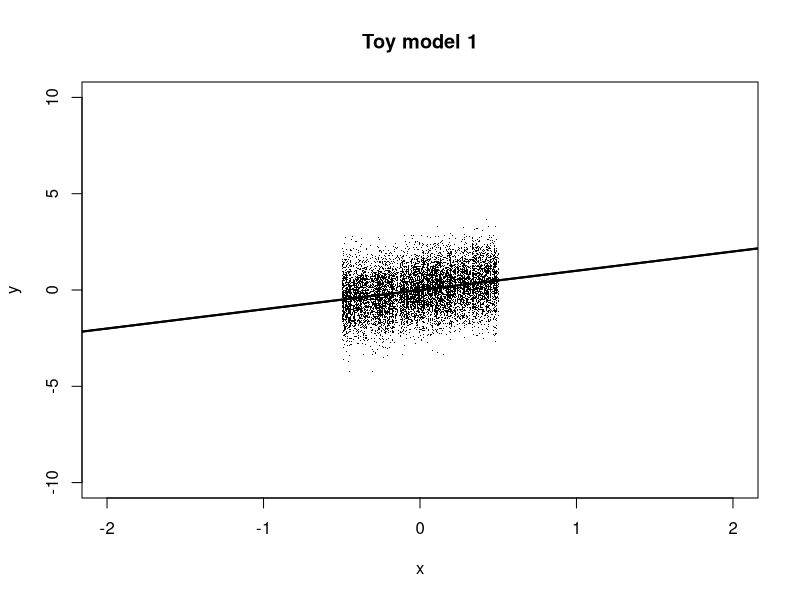

Source code (R): (Note: a time limit stopped this script after it produced the figure.)
############
## Theory for mispecified
############


bt <- 1
ffun <- function(v) {
  bt * v
}
xs <- runif(1e6) - .5
ys <- ffun(xs)
sigma2_x <- 1
sigma2_eps <- 1
library(class)

pdf("paper/toy3c_plot.pdf")
xgrid <- seq(-3, 3, .01)
xs <- rep(runif(1000) - .5, each = 10)
ys <- ffun(xs) + rnorm(length(xs))
plot(xs, ys, xlab = "x", ylab = "y", pch = ".", cex = 1, xlim = c(-2, 2), ylim = c(-10, 10))
lines(xgrid, ffun(xgrid), lwd = 2)
title("Toy model 1")
abline(0, bt, lwd = 2)
dev.off()

## empirical misclassification rate
simulate <- function(al, k_cl, n_trials, seed = 0) {
  set.seed(seed)
  mrs <- numeric(n_trials)
  for (i in 1:n_trials) {
    xs <- 3 * (runif(k_cl) - .5)
    ys <- ffun(xs) + rnorm(k_cl, 0, sqrt(sigma2_eps))
    yhats <- xs * al
    te_cl <- knn(t(t(yhats)), t(t(ys)), 1:k_cl, k = 1)
    mr <- sum(te_cl != 1:k_cl)/k_cl
    mrs[i] <- mr
  }
  mrs 
}


bts <- seq(0.99, 1.01, 0.005)
bts

library(parallel)
mc3 <- mclapply(
    1:30,
    function(sed) {
        sapply(bts, function(bt) mean(simulate(bt, 3, 1e5, sed)))
    },
    mc.cores = 30)
mc3 <- as.matrix(data.frame(mc3))
apply(mc3, 1, mean)
mean(mc3[2, ] - mc3[3, ])
sd(mc3[2, ] - mc3[3, ])/sqrt(30 * 1e5)


mc20 <- sapply(bts, function(bt) mean(simulate(bt, 20, 1e6, sed)))

#mc5 <- sapply(bts, function(bt) mean(simulate(bt, 5, 1e4)))
#mc10 <- sapply(bts, function(bt) mean(simulate(bt, 10, 1e4)))

mc40 <- sapply(bts, function(bt) mean(simulate(bt, 40, 1e3)))
#mc80 <- sapply(bts, function(bt) mean(simulate(bt, 80, 1e3)))
min3 <-bts[mc3 == min(mc3)]
min20 <-bts[mc20 == min(mc20)]
min40 <-bts[mc40 == min(mc40)]

min3

#min2 <-bts[mc3 == min(mc3)]

pdf("paper/toy3c_plot.pdf")
xgrid <- seq(-2, 2, .01)
xs <- 3 * rep(runif(1000) - .5, each = 10)
ys <- ffun(xs) + rnorm(length(xs))
plot(xs, ys, xlab = "x", ylab = "y", pch = ".", cex = 1, xlim = c(-2, 2), ylim = c(-4, 4))
#lines(xgrid, ffun(xgrid), lwd = 2)
title("Toy model 1: Uniform")
abline(0, bt, col = "blue", lty = 3, lwd = 2)
abline(0, min3, col = "red", lty = 2, lwd = 2)
abline(0, min20, col = "red", lty = 2, lwd = 3)
legend(1, -2.5, 
       c(expression(paste(x, beta)), 
         expression(paste(x, beta[3])), expression(paste(x, beta[20]))),
       lty = c(3, 2, 2), col = c("blue", "red", "red"),
       lwd = c(2, 2, 3))
dev.off()

min2 <-bts[mc2 == min(mc2)]
plot(bts, mc2, type = "o",
     ylim = c(0, 1), xlab = expression(hat(beta)), ylab = "Misclassification")
abline(v = min2, lty = 3, col = "red")


pdf("paper/toy3a_l3.pdf")
plot(bts, mc3, type = "o",
     ylim = c(0.3, 1), xlab = expression(hat(beta)), ylab = "Misclassification")
title("3 test classes")
#abline(v = bt0, lty = 3, col = "blue")
abline(v = min3, lty = 3, col = "red")
#text(bt0 + 0.5, 0.35, expression(hat(beta)[LS]), col = "blue", cex = 2)
text(min3 - 0.1, 0.35, expression(hat(beta)[3]), col = "red", cex = 2)
dev.off()

pdf("paper/toy3a_l20.pdf")
min20 <-bts[mc20 == min(mc20)]
plot(bts, mc20, type = "o",
     ylim = c(0.3, 1), xlab = expression(hat(beta)), ylab = "Misclassification")
title("20 test classes")
abline(v = bt0, lty = 3, col = "blue")
abline(v = min20, lty = 3, col = "red")
#text(0.5, 0.35, expression(hat(beta)[LS]), col = "blue", cex = 2)
text(min20 - 0.1, 0.35, expression(hat(beta)[20]), col = "red", cex = 2)
dev.off()




plot(bts, mc10, type = "o")
plot(bts, mc20, type = "o")

plot(bts, mc40, type = "o")
plot(bts, mc80, type = "o")

plot(bts, mc3, type = "o")
plot(bts, mc5, type = "o")
plot(bts, mc10, type = "o")
plot(bts, mc20, type = "o")

## loss functions


dels <- -100:100/100

pdf("paper/loss_se.pdf")
plot(dels, dels^2, ylab = "loss", xlab = expression(y-hat(y)), type = "l")
#title("Squared Error loss")
dev.off()

l2 <- 1-(1 - pnorm(sqrt(abs(dels))) + pnorm(-sqrt(abs(dels))))
l3 <- 1-(1 - pnorm(sqrt(abs(dels))) + pnorm(-sqrt(abs(dels))))^2
l5 <- 1-(1 - pnorm(sqrt(abs(dels))) + pnorm(-sqrt(abs(dels))))^4
l10 <- 1-(1 - pnorm(sqrt(abs(dels))) + pnorm(-sqrt(abs(dels))))^9
l20 <- 1-(1 - pnorm(sqrt(abs(dels))) + pnorm(-sqrt(abs(dels))))^19

pdf("paper/loss_2.pdf")
plot(dels, l2, ylab = "loss", xlab = expression(y-hat(y)), type = "l")
#title("Identification loss, L = 2")
dev.off()

pdf("paper/loss_3.pdf")
plot(dels, l3, ylab = "loss", xlab = expression(y-hat(y)), type = "l")
#title("Identification loss, L = 3")
dev.off()

pdf("paper/loss_10.pdf")
plot(dels, l10, ylab = "loss", xlab = expression(y-hat(y)), type = "l")
#title("Identification loss, L = 10")
dev.off()

pdf("paper/loss_20.pdf")
plot(dels, l20, ylab = "loss", xlab = expression(y-hat(y)), type = "l")
#title("Identification loss, L = 20")
dev.off()




xgrid <- seq(-3, 3, .01)
xs <- rep(rnorm(1000), each = 10)
ys <- ffun(xs) + rnorm(length(xs))

pdf("paper/plot_loss_sq.pdf")
plot(xs, ys, xlab = "", ylab = "", pch = ".", cex = 1, xlim = c(-2, 2), ylim = c(-10, 10), axes = FALSE)
#lines(xgrid, ffun(xgrid), lwd = 2)
#title("Toy model 2")
abline(0, bt0, col = "blue", lty = 3, lwd = 3)
dev.off()

pdf("paper/plot_loss_3.pdf")
plot(xs, ys, xlab = "", ylab = "", pch = ".", cex = 1, xlim = c(-2, 2), ylim = c(-10, 10), axes = FALSE)
#lines(xgrid, ffun(xgrid), lwd = 2)
#title("Toy model 2")
abline(0, min3, col = "red", lty = 2, lwd = 3)
dev.off()

pdf("paper/plot_loss_20.pdf")
plot(xs, ys, xlab = "", ylab = "", pch = ".", cex = 1, xlim = c(-2, 2), ylim = c(-10, 10), axes = FALSE)
#lines(xgrid, ffun(xgrid), lwd = 2)
#title("Toy model 2")
abline(0, min20, col = "red", lty = 2, lwd = 3)
dev.off()
